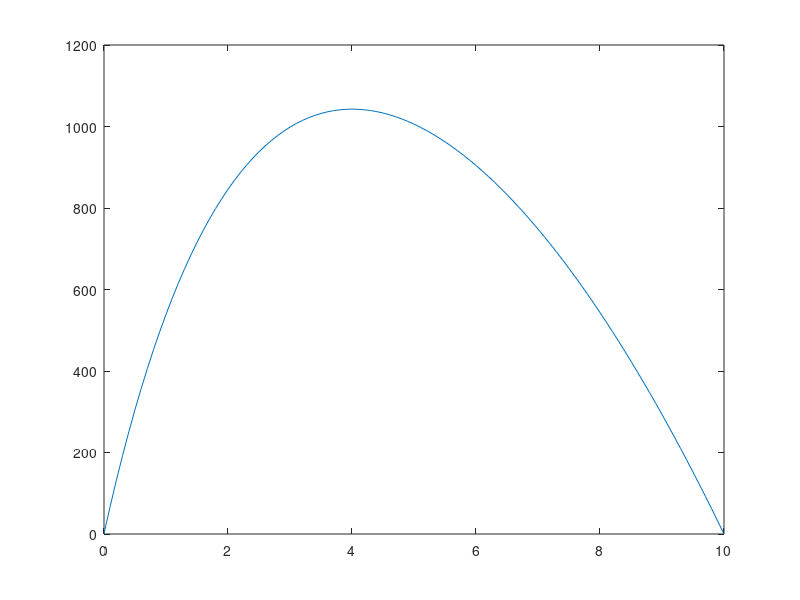

Write MATLAB code to recreate this figure.
error = 1;
tol = 10e-5;
a = -5; %the lower endpoint of the [a,b] interval
b = 5; %the higher endpoint of the [a,b] interval
% this script solves second order ODE using the shooting method based on
% the method used in lecture 7
% the idea here is to convert the 2nd order ODE to two first order ODE
%2nd order ODE
%d2y/dx2+2x.dy/dx=0
%dy/dx=w
%dw/dx=-2xw
%Version 1.0, 05/04/2019
clc; clear all 
format long
% this to set the range of x 
x0 = 0; % initial value
xf =10; %final value
% to define the step h 
h = (xf-x0)/100;
% we split the x range into h segments
x = x0:h:xf;% we have defined the segment 
y = zeros(1,length(x0:h:xf)) ;% this set an epmty colum of zeros 
y(1) = 1; % given 
y(length(y)) = 0; %given this is equivalent to yf

w = zeros(1,length(x0:h:xf)) ; % 

guess_1 = ( y(length(y))- y(1) )/ (xf-x0); % first guess, this the equation of a slope
guess_2 = 2 * ( y(length(y))- y(1) )/ (xf-x0); % first guess w'
A = 2;
T = 0.1;
Kc=1

for n=1:3
if n ==1 
    w(1) = guess_1;
end

if n ==2 
    w(1) = guess_2;
end

if n==3
    fprintf("results: %g, %g \n", [y_1, y_2]);
    fprintf("guesses: %g, %g \n", [guess_1, guess_2]);

    p = polyfit([y_1, y_2], [guess_1, guess_2], 1); 
    guess = polyval (p, 0);
    fprintf("interpolated guess: %g\n", guess);
    w(1) = guess; % interpolated guess 
end 

% this should be run three times: for guess_1, guess_2 and finally for
% guess 
for i = 1:length(y)-1
    y(i+1) = y(i) + w(i) * h; 
    w(i+1) = w(i)+h*((-Kc*w(i)/A)-(Kc/T*A)*x(i))
end

if n==1
    y_1 = y(length(y));
end 
if n==2
    y_2 = y(length(y));
end 



end 

plot(x,y) 
hold on 
% verification: 

%d2y/dx2+2x.dy/dx=0
any (gradient(gradient(y,h),h) + 2 * x .* gradient(y) == 0 ) % this will verify 
% x = 0 => y = 1 
y(1) 
% x = 10 => y = 0 
y(length(y))
